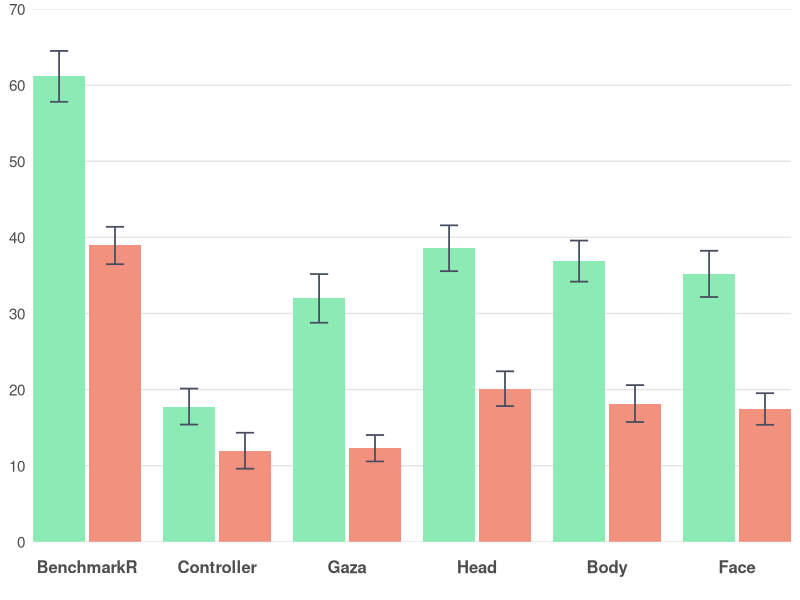
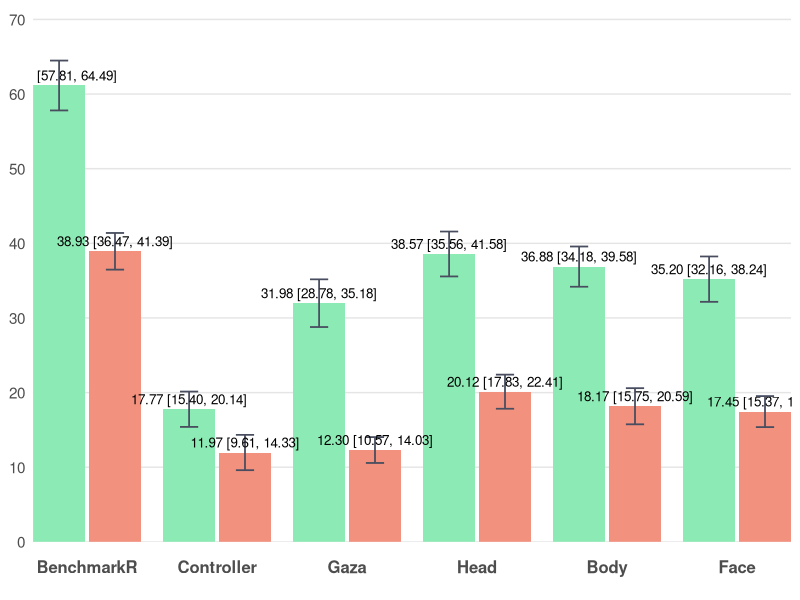

Generate these figures, in order, with R:
# ================= Packages =================
if (!require(ggplot2)) install.packages("ggplot2")
library(ggplot2)

# ================= Data =================
# BenchmarkR: Easy 61.15 (±8.95), Hard 38.93 (±6.58)
# Controller: Easy 17.77 (±6.34), Hard 11.97 (±6.33)
# Gaza: Easy 31.98 (±8.56), Hard 12.30 (±4.64)
# Head: Easy 38.57 (±8.06), Hard 20.12 (±6.12)
# Body: Easy 36.88 (±7.22), Hard 18.17 (±6.49)
# Face: Easy 35.20 (±8.14), Hard 17.45 (±5.56)

dat <- data.frame(
  Category = c("BenchmarkR","BenchmarkR",
               "Controller","Controller",
               "Gaza","Gaza",
               "Head","Head",
               "Body","Body",
               "Face","Face"),
  slot     = c("L","R",
               "L","R",
               "L","R",
               "L","R",
               "L","R",
               "L","R"),
  series   = c("Easy","Hard",
               "Easy","Hard",
               "Easy","Hard",
               "Easy","Hard",
               "Easy","Hard",
               "Easy","Hard"),
  mean     = c(61.15, 38.93,    # BenchmarkR Easy, Hard
               17.77, 11.97,    # Controller Easy, Hard
               31.98, 12.30,    # Gaza Easy, Hard
               38.57, 20.12,    # Head Easy, Hard
               36.88, 18.17,    # Body Easy, Hard
               35.20, 17.45),   # Face Easy, Hard
  sd       = c(8.95, 6.58,      # BenchmarkR Easy, Hard
               6.34, 6.33,      # Controller Easy, Hard
               8.56, 4.64,      # Gaza Easy, Hard
               8.06, 6.12,      # Head Easy, Hard
               7.22, 6.49,      # Body Easy, Hard
               8.14, 5.56),     # Face Easy, Hard
  stringsAsFactors = FALSE
)

# 固定横轴顺序
dat$Category <- factor(dat$Category,
  levels = c("BenchmarkR","Controller","Gaza","Head","Body","Face"))
dat$slot   <- factor(dat$slot, levels = c("L","R"))
dat$series <- factor(dat$series, levels = c("Easy","Hard"))

# ================= 手动定位（确保居中+相邻柱体有间距） =================
# 以每个类目的中心为整数(1,2,3,...)，在左右各偏移 delta；两柱宽度为 bar_w
group_w <- 0.8               # 每个类目总体占宽（<1 避免挤到相邻类目）
bar_w   <- group_w / 2       # 0.4  柱体宽度保持不变
delta   <- group_w / 4       # 0.2  基础偏移
gap     <- 0.03              # 相邻柱体间距（几个像素）

# 对于所有类别，L和R之间增加间距
offset_map <- c(L = -delta - gap/2, R = +delta + gap/2)

x_base <- as.numeric(dat$Category)
dat$x  <- x_base + unname(offset_map[as.character(dat$slot)])

# ================= 配色方案 =================
col_easy  <- "#8CEAB4"      # Easy
col_hard  <- "#F1917E"      # Hard

err_col   <- "#484D5F"

theme_base <- theme_minimal(base_size = 13) +
  theme(
    legend.position    = "none",
    panel.background   = element_rect(fill = "#FFFFFF", color = NA),  # 白底
    plot.background    = element_rect(fill = "#FFFFFF", color = NA),  # 白底
    panel.grid.major   = element_blank(),  # 去除所有网格线
    panel.grid.minor   = element_blank(),  # 去除所有网格线
    panel.grid.major.x = element_blank(),
    panel.grid.minor.x = element_blank(),
    panel.grid.major.y = element_blank(),
    panel.grid.minor.y = element_blank(),
    axis.ticks.x       = element_blank(),  # 去除x轴刻度线（底部灰色竖线）
    axis.ticks.y       = element_blank(),  # 去除y轴刻度线（左侧竖着的刻度线）
    axis.line.x        = element_blank(),  # 去除x轴线（底部灰色竖线）
    axis.line.y        = element_blank(),  # 去除y轴线（左侧竖线）
    axis.text.x        = element_text(size = 12, face = "bold", 
                                       margin = margin(t = 10, b = 10)),  # 底部文字距离坐标轴更远
    axis.text.y        = element_text(size = 11),
    axis.title         = element_blank()
  )

# y 轴：根据数据范围确定，最大值约 61.15，设置为 0-70
y_top    <- 70
y_breaks <- seq(0, 70, by = 10)

# x 轴：用数值坐标，刻度放在每个类目中心
x_breaks <- seq_along(levels(dat$Category))
x_labels <- levels(dat$Category)

# ================= 95% 置信区间计算 =================
n <- 30  # 样本量
df <- n - 1  # 自由度 = 29
t_critical <- qt(0.975, df)  # t分布临界值（95% CI，双尾）
# 计算95% CI的误差范围
dat$ci_margin <- t_critical * (dat$sd / sqrt(n))

# ================= 图1：不带标注 =================
p1 <- ggplot(dat, aes(x = x, y = mean, fill = series)) +
  # 手动添加水平坐标线
  geom_hline(yintercept = y_breaks, color = "#E5E5E5", linewidth = 0.5) +
  geom_col(width = bar_w, position = "identity", colour = NA) +
  geom_errorbar(aes(ymin = mean - ci_margin, ymax = mean + ci_margin),
                width = bar_w * 0.35, color = err_col, linewidth = 0.6,
                position = "identity") +
  scale_fill_manual(values = c(Easy = col_easy, Hard = col_hard)) +
  scale_y_continuous(breaks = y_breaks, minor_breaks = NULL) +
  scale_x_continuous(breaks = x_breaks, labels = x_labels, expand = c(0, 0)) +
  coord_cartesian(ylim = c(0, y_top), expand = 0) +
  theme_base

# ================= 图2：带"均值 (95% CI)"标注 =================
lab_df <- transform(dat, label = sprintf("%.2f [%.2f, %.2f]", mean, 
                                          mean - ci_margin, mean + ci_margin))

p2 <- ggplot(dat, aes(x = x, y = mean, fill = series)) +
  # 手动添加水平坐标线
  geom_hline(yintercept = y_breaks, color = "#E5E5E5", linewidth = 0.5) +
  geom_col(width = bar_w, position = "identity", colour = NA) +
  geom_errorbar(aes(ymin = mean - ci_margin, ymax = mean + ci_margin),
                width = bar_w * 0.35, color = err_col, linewidth = 0.6,
                position = "identity") +
  geom_text(data = lab_df, aes(label = label),
            vjust = -0.5, size = 3.4, position = "identity") +
  scale_fill_manual(values = c(Easy = col_easy, Hard = col_hard)) +
  scale_y_continuous(breaks = y_breaks, minor_breaks = NULL) +
  scale_x_continuous(breaks = x_breaks, labels = x_labels, expand = c(0, 0)) +
  coord_cartesian(ylim = c(0, y_top * 1.02), expand = 0) +
  theme_base

# 保存文件（确保目录存在）
if (!dir.exists("no_labels")) dir.create("no_labels", recursive = TRUE)
if (!dir.exists("with_labels")) dir.create("with_labels", recursive = TRUE)
ggsave("no_labels/RW_no_labels.png", p1, width = 8, height = 3.57, dpi = 300, bg = "white")
ggsave("with_labels/RW_with_labels.png", p2, width = 8, height = 3.92, dpi = 300, bg = "white")
